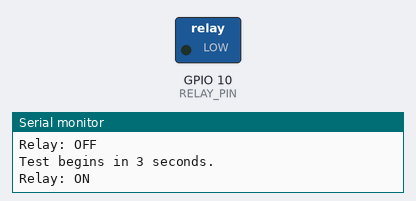
The sketch below on a simulated ESP32-S3. Shown: switched loads named in the sketch (green lamp = pin HIGH), the last lines printed to the serial monitor.

Above: at 6.5 s.
At 11.5 s:
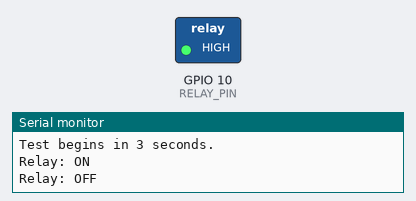
Timing chart, 0 to 17.0 s (numbered marks = the images above):
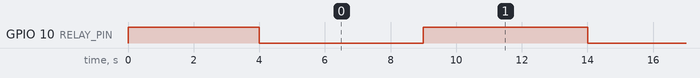

Measured:
- by itself, GPIO 10 (RELAY_PIN): alternates HIGH for 5.0 s and LOW for 5.0 s

The sketch:

relay_no_load_test.ino
```cpp
constexpr uint8_t RELAY_PIN = 10;
constexpr uint8_t RELAY_ON_LEVEL = LOW;
constexpr uint8_t RELAY_OFF_LEVEL = HIGH;
constexpr unsigned long SERIAL_BAUD_RATE = 115200;
constexpr unsigned long SERIAL_STARTUP_DELAY_MS = 1000;
constexpr unsigned long TEST_START_DELAY_MS = 3000;
constexpr unsigned long RELAY_ON_DURATION_MS = 5000;
constexpr unsigned long RELAY_OFF_DURATION_MS = 5000;

/**
 * 设置继电器状态并输出当前状态。
 *
 * @param enabled true表示吸合，false表示释放。
 */
void setRelayState(bool enabled) {
  const uint8_t outputLevel = enabled ? RELAY_ON_LEVEL : RELAY_OFF_LEVEL;
  digitalWrite(RELAY_PIN, outputLevel);
  Serial.printf("Relay: %s\n", enabled ? "ON" : "OFF");
}

/**
 * 初始化串口和继电器，使继电器在启动阶段保持释放。
 */
void setup() {
  digitalWrite(RELAY_PIN, RELAY_OFF_LEVEL);
  pinMode(RELAY_PIN, OUTPUT_OPEN_DRAIN);
  digitalWrite(RELAY_PIN, RELAY_OFF_LEVEL);

  Serial.begin(SERIAL_BAUD_RATE);
  delay(SERIAL_STARTUP_DELAY_MS);
  Serial.println("Relay continuous no-load test started.");

  setRelayState(false);
  Serial.printf(
    "Test begins in %lu seconds.\n",
    TEST_START_DELAY_MS / 1000
  );
  delay(TEST_START_DELAY_MS);
}

/**
 * 以五秒间隔持续切换继电器，便于观察和测量控制电平。
 */
void loop() {
  setRelayState(true);
  delay(RELAY_ON_DURATION_MS);
  setRelayState(false);
  delay(RELAY_OFF_DURATION_MS);
}
```
